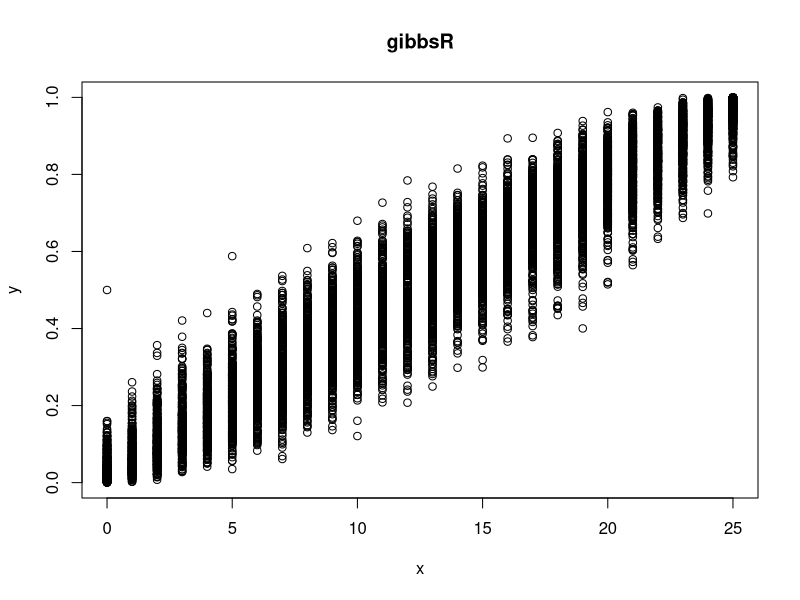

Write R code to recreate this figure.
## ---- chunk 1
a=1
b=1
N=10000
n=25

gibbsR=function(a,b,n,N){
  X=matrix(0, N, 2)  #样本阵
  X[1,]=c(0,0.5)
  for(i in 2:N){
    X2= X[i-1, 2]
    X[i,1]=rbinom(1,25,X2)
    X1=X[i,1]
    X[i,2]=rbeta(1,X1+a,25-X1+b)
  }
  return(X)
}

X=gibbsR(a,b,n,N)

plot(X[,1],X[,2],xlab = "x",ylab = "y",main = "gibbsR")
